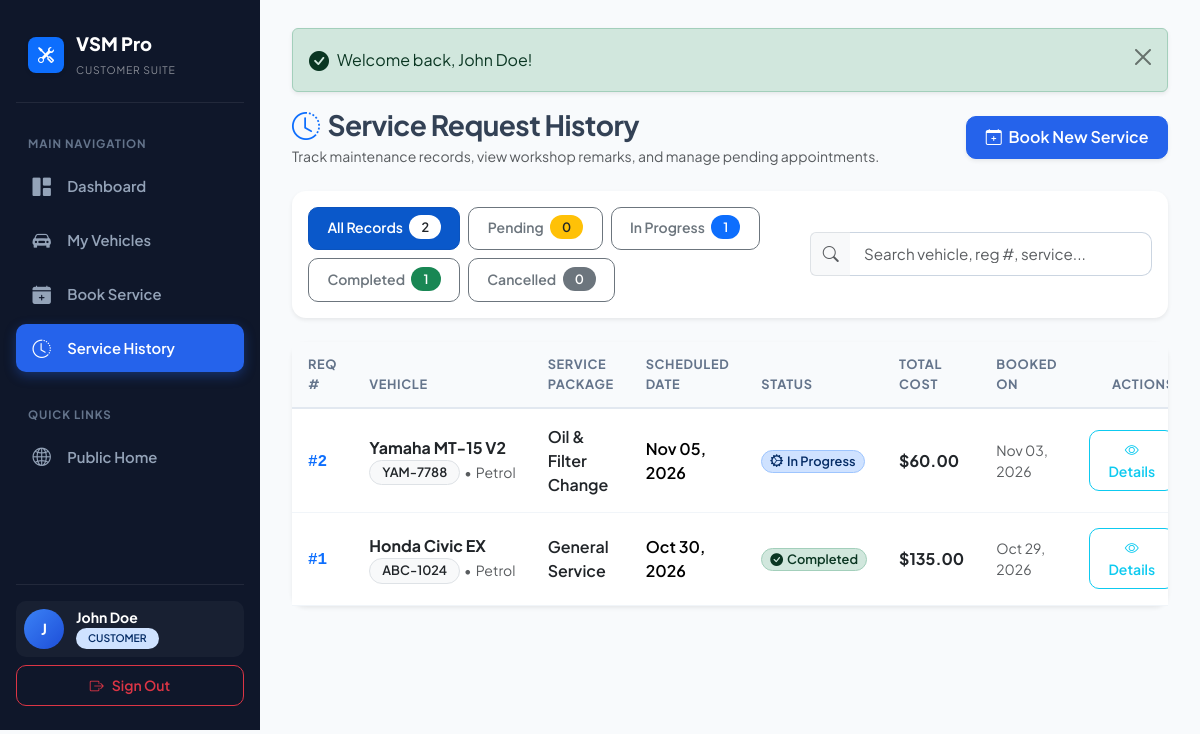
Screenshot of /customer/history.php (signed in) with the database file from the repository.
### tables this page shows
CREATE TABLE `service_requests` (
  `id` INT AUTO_INCREMENT PRIMARY KEY,
  `user_id` INT NOT NULL,
  `vehicle_id` INT NOT NULL,
  `service_id` INT NOT NULL,
  `preferred_date` DATE NOT NULL,
  `description` TEXT NULL,
  `status` ENUM('Pending', 'In Progress', 'Completed', 'Cancelled') NOT NULL DEFAULT 'Pending',
  `admin_remark` TEXT NULL,
  `cost` DECIMAL(10, 2) NULL DEFAULT NULL,
  `created_at` TIMESTAMP DEFAULT CURRENT_TIMESTAMP,
  `updated_at` TIMESTAMP DEFAULT CURRENT_TIMESTAMP ON UPDATE CURRENT_TIMESTAMP,
  INDEX `idx_requests_user` (`user_id`),
  INDEX `idx_requests_vehicle` (`vehicle_id`),
  INDEX `idx_requests_service` (`service_id`),
  INDEX `idx_requests_status` (`status`),
  CONSTRAINT `fk_requests_user` FOREIGN KEY (`user_id`) REFERENCES `users` (`id`) ON DELETE CASCADE,
  CONSTRAINT `fk_requests_vehicle` FOREIGN KEY (`vehicle_id`) REFERENCES `vehicles` (`id`) ON DELETE CASCADE,
  CONSTRAINT `fk_requests_service` FOREIGN KEY (`service_id`) REFERENCES `services` (`id`) ON DELETE CASCADE
);

CREATE TABLE `vehicles` (
  `id` INT AUTO_INCREMENT PRIMARY KEY,
  `user_id` INT NOT NULL,
  `vehicle_type` VARCHAR(50) NOT NULL,
  `brand` VARCHAR(60) NOT NULL,
  `model` VARCHAR(60) NOT NULL,
  `reg_number` VARCHAR(30) NOT NULL UNIQUE,
  `year` INT NOT NULL,
  `fuel_type` VARCHAR(30) NOT NULL,
  `created_at` TIMESTAMP DEFAULT CURRENT_TIMESTAMP,
  INDEX `idx_vehicles_user_id` (`user_id`),
  INDEX `idx_vehicles_reg` (`reg_number`),
  CONSTRAINT `fk_vehicles_user` FOREIGN KEY (`user_id`) REFERENCES `users` (`id`) ON DELETE CASCADE
);

CREATE TABLE `services` (
  `id` INT AUTO_INCREMENT PRIMARY KEY,
  `service_name` VARCHAR(100) NOT NULL,
  `description` TEXT NOT NULL,
  `base_price` DECIMAL(10, 2) NOT NULL DEFAULT 0.00,
  `created_at` TIMESTAMP DEFAULT CURRENT_TIMESTAMP
);

### customer/history.php (the view, shortened to what this page needs)
<?php
require_once __DIR__ . '/../config/db.php';
$userId = $_SESSION['user_id'];
$pdo = getDB();
$stmt = $pdo->prepare("
    SELECT sr.*,
           v.brand, v.model, v.reg_number, v.vehicle_type, v.fuel_type, v.year,
           s.service_name, s.base_price, s.description as service_desc
    FROM service_requests sr
    JOIN vehicles v ON sr.vehicle_id = v.id
    JOIN services s ON sr.service_id = s.id
    WHERE sr.user_id = ?
    ORDER BY sr.id DESC
");
$stmt->execute([$userId]);
$requests = $stmt->fetchAll();
$counts = [
    'all' => count($requests),
    'pending' => 0,
    'in progress' => 0,
    'completed' => 0,
    'cancelled' => 0
];
foreach ($requests as $r) {
    $s = strtolower($r['status']);
    if (isset($counts[$s])) {
        $counts[$s]++;
    }
}
require_once __DIR__ . '/../includes/header.php';
?>
<div class="d-flex flex-wrap justify-content-between align-items-center mb-4 gap-3">
  <div>
    <h2 class="h3 fw-bold mb-1"><i class="bi bi-clock-history text-primary me-2"></i>Service Request History</h2>
    <p class="text-muted small mb-0">Track maintenance records, view workshop remarks, and manage pending appointments.</p>
  </div>
  <a href="<?= url('customer/request_service.php') ?>" class="btn btn-primary shadow-sm">
    <i class="bi bi-calendar-plus me-1"></i> Book New Service
  </a>
</div>
<div class="card border-0 shadow-sm mb-4">
  <div class="card-body p-3">
    <div class="row g-3 align-items-center">
      <div class="col-lg-7">
        <div class="d-flex flex-wrap gap-2">
          <button type="button" class="btn btn-sm btn-primary active" data-status-btn="all" data-target-table="historyTable">
            All Records <span class="badge bg-white text-dark ms-1"><?= $counts['all'] ?></span>
          </button>
          <button type="button" class="btn btn-sm btn-outline-secondary" data-status-btn="Pending" data-target-table="historyTable">
            Pending <span class="badge bg-warning text-dark ms-1"><?= $counts['pending'] ?></span>
          </button>
          <button type="button" class="btn btn-sm btn-outline-secondary" data-status-btn="In Progress" data-target-table="historyTable">
            In Progress <span class="badge bg-primary text-white ms-1"><?= $counts['in progress'] ?></span>
          </button>
          <button type="button" class="btn btn-sm btn-outline-secondary" data-status-btn="Completed" data-target-table="historyTable">
            Completed <span class="badge bg-success text-white ms-1"><?= $counts['completed'] ?></span>
          </button>
          <button type="button" class="btn btn-sm btn-outline-secondary" data-status-btn="Cancelled" data-target-table="historyTable">
            Cancelled <span class="badge bg-secondary text-white ms-1"><?= $counts['cancelled'] ?></span>
          </button>
        </div>
      </div>
      <div class="col-lg-5">
        <div class="input-group">
          <span class="input-group-text bg-light border-end-0"><i class="bi bi-search text-muted"></i></span>
          <input type="text" class="form-control border-start-0" data-table-search="historyTable" placeholder="Search vehicle, reg #, service...">
        </div>
      </div>
    </div>
  </div>
</div>
<div class="card shadow-sm border-0">
  <div class="table-responsive">
    <table class="table table-custom align-middle mb-0" id="historyTable">
      <thead>
        <tr>
          <th>Req #</th>
          <th>Vehicle</th>
          <th>Service Package</th>
          <th>Scheduled Date</th>
          <th>Status</th>
          <th>Total Cost</th>
          <th>Booked On</th>
          <th class="text-end">Actions</th>
        </tr>
      </thead>
      <tbody>
        <?php if (empty($requests)): ?>
          <tr class="no-filter">
            <td colspan="8" class="text-center py-5 text-muted">
              <i class="bi bi-clipboard-x fs-1 text-secondary opacity-50 d-block mb-3"></i>
              <h5 class="fw-bold text-dark">No Service Records Found</h5>
              <p class="small text-muted mb-3">You haven't booked any service requests yet.</p>
              <a href="<?= url('customer/request_service.php') ?>" class="btn btn-primary btn-sm">
                <i class="bi bi-calendar-plus me-1"></i> Book Service Now
              </a>
            </td>
          </tr>
        <?php else: ?>
          <?php foreach ($requests as $r): ?>
            <tr data-status="<?= escape($r['status']) ?>">
              <td>
                <span class="fw-bold font-monospace text-primary">#<?= $r['id'] ?></span>
              </td>
              <td>
                <div class="fw-bold text-dark"><?= escape($r['brand'] . ' ' . $r['model']) ?></div>
                <div class="small text-muted d-flex align-items-center gap-1">
                  <span class="badge bg-light text-dark border"><?= escape($r['reg_number']) ?></span>
                  <span>&bull;</span>
                  <span><?= escape($r['fuel_type']) ?></span>
                </div>
              </td>
              <td>
                <div class="fw-semibold text-dark"><?= escape($r['service_name']) ?></div>
              </td>
              <td>
                <div class="fw-semibold"><?= formatDate($r['preferred_date']) ?></div>
              </td>
              <td>
                <?= statusBadge($r['status']) ?>
              </td>
              <td class="fw-bold text-dark">
                <?php if ($r['cost'] !== null): ?>
                  <?= formatCurrency($r['cost']) ?>
                <?php else: ?>
                  <span class="text-muted small">Est. <?= formatCurrency($r['base_price']) ?></span>
                <?php endif; ?>
              </td>
              <td class="text-muted small">
                <?= formatDate($r['created_at']) ?>
              </td>
              <td class="text-end">
                <div class="d-inline-flex gap-1">
                  <button type="button" class="btn btn-sm btn-outline-info view-req-btn"
                          data-bs-toggle="modal"
                          data-bs-target="#viewDetailsModal"
                          data-id="<?= $r['id'] ?>"
                          data-vehicle="<?= escape($r['brand'] . ' ' . $r['model'] . ' (' . $r['reg_number'] . ')') ?>"
                          data-type="<?= escape($r['vehicle_type']) ?> - <?= escape($r['fuel_type']) ?> (<?= escape($r['year']) ?>)"
                          data-service="<?= escape($r['service_name']) ?>"
                          data-date="<?= formatDate($r['preferred_date']) ?>"
                          data-desc="<?= escape($r['description'] ?: 'No additional notes provided.') ?>"
                          data-status="<?= escape($r['status']) ?>"
                          data-remark="<?= escape($r['admin_remark'] ?: 'No remarks posted yet.') ?>"
                          data-cost="<?= $r['cost'] !== null ? formatCurrency($r['cost']) : 'Pending inspection (Est. ' . formatCurrency($r['base_price']) . ')' ?>"
                          data-created="<?= formatDate($r['created_at']) ?>"
                          data-updated="<?= formatDate($r['updated_at']) ?>"
                          title="View Full Details">
                    <i class="bi bi-eye"></i> Details
                  </button>
                </div>
              </td>
            </tr>
          <?php endforeach; ?>
        <?php endif; ?>
      </tbody>
    </table>
  </div>
</div>
<?php require_once __DIR__ . '/../includes/footer.php'; ?>

### config/db.php (shortened to what this page needs)
<?php
function url($path = '') {
    $path = ltrim($path, '/');
    return (BASE_URL === '' ? '' : BASE_URL) . '/' . $path;
}
function escape($data) {
    return htmlspecialchars((string)$data, ENT_QUOTES, 'UTF-8');
}
function getFlash() {
    if (isset($_SESSION['flash'])) {
        $flash = $_SESSION['flash'];
        return $flash;
    }
    return null;
}
function displayFlash() {
    $flash = getFlash();
    if ($flash) {
        $type = escape($flash['type']);
        $icon = 'bi-info-circle-fill';
        if ($type === 'success') $icon = 'bi-check-circle-fill';
        echo '<div class="alert alert-' . $type . ' alert-dismissible fade show shadow-sm d-flex align-items-center" role="alert">';
        echo '  <i class="bi ' . $icon . ' me-2 fs-5"></i>';
        echo '  <div class="flex-grow-1">' . escape($flash['message']) . '</div>';
        echo '  <button type="button" class="btn-close" data-bs-dismiss="alert" aria-label="Close"></button>';
        echo '</div>';
    }
}
function statusBadge($status) {
    $status = trim($status);
    switch ($status) {
        case 'In Progress':
            return '<span class="badge bg-primary-subtle text-primary-emphasis border border-primary-subtle px-2 py-1"><i class="bi bi-gear-wide-connected me-1"></i>In Progress</span>';
        case 'Completed':
            return '<span class="badge bg-success-subtle text-success-emphasis border border-success-subtle px-2 py-1"><i class="bi bi-check-circle-fill me-1"></i>Completed</span>';
    }
}
function formatCurrency($amount) {
    return '$' . number_format((float)$amount, 2);
}
function formatDate($date) {
    return date('M d, Y', strtotime($date));
}

### assets/css/style.css (style rules this page uses)
:root { --vsm-primary: #2563eb; --vsm-primary-dark: #1d4ed8; --vsm-primary-light: #60a5fa; --vsm-primary-subtle: #eff6ff; --vsm-secondary: #475569; --vsm-dark: #0f172a; --vsm-dark-card: #1e293b; --vsm-sidebar-bg: #0f172a; --vsm-sidebar-text: #94a3b8; --vsm-sidebar-hover: #1e293b; --vsm-sidebar-active: #2563eb; --vsm-bg: #f8fafc; --vsm-card-border: #e2e8f0; --vsm-card-shadow: 0 4px 6px -1px rgba(0, 0, 0, 0.05), 0 2px 4px -2px rgba(0, 0, 0, 0.05); --vsm-card-shadow-hover: 0 10px 15px -3px rgba(0, 0, 0, 0.08), 0 4px 6px -4px rgba(0, 0, 0, 0.05); }
body { font-family: 'Plus Jakarta Sans', -apple-system, BlinkMacSystemFont, "Segoe UI", Roboto, sans-serif; background-color: var(--vsm-bg); color: #334155; min-height: 100vh; display: flex; flex-direction: column; }
h1, h2, h3, h4, h5, h6 { font-weight: 700; color: #0f172a; letter-spacing: -0.02em; }
.btn { font-weight: 600; border-radius: 10px; padding: 0.55rem 1.15rem; transition: all 0.2s ease-in-out; }
.btn-primary { background-color: var(--vsm-primary); border-color: var(--vsm-primary); }
.card { border: 1px solid var(--vsm-card-border); border-radius: 14px; box-shadow: var(--vsm-card-shadow); transition: box-shadow 0.2s ease, transform 0.2s ease; background-color: #ffffff; }
.form-control, .form-select { border-radius: 10px; border: 1px solid #cbd5e1; padding: 0.6rem 0.9rem; font-size: 0.95rem; transition: all 0.2s ease; }
.table-custom { vertical-align: middle; }
.table-custom thead th { background-color: #f8fafc; font-weight: 700; font-size: 0.8rem; text-transform: uppercase; letter-spacing: 0.05em; color: #64748b; border-bottom: 2px solid var(--vsm-card-border); padding: 0.85rem 1rem; }
.table-custom tbody td { padding: 0.95rem 1rem; border-bottom: 1px solid #f1f5f9; }
.badge { font-weight: 600; border-radius: 30px; padding: 0.35rem 0.75rem; font-size: 0.8rem; }

### rows the page displays
service_requests: user "2", id "1", vehicle.model "Honda Civic EX", vehicle.reg_number "ABC-1024", vehicle.fuel_type "Petrol", service.service_name "General Service", preferred_date "Oct 30, 2026", status "Completed" (drawn), cost "$135.00", created_at "Oct 29, 2026"
service_requests: id "2", vehicle.model "Yamaha MT-15 V2", vehicle.reg_number "YAM-7788", vehicle.fuel_type "Petrol", service.service_name "Oil & Filter Change", preferred_date "Nov 05, 2026", status "In Progress" (drawn), cost "$60.00", created_at "Nov 03, 2026"

### other values shown
substr($user ?? 'U', 0, 1) "J"
$user "John Doe"
$role "CUSTOMER"
$flash['message'] "Welcome back, John Doe!"
$counts['pending'] "0"
$counts['in progress'] "1"
$counts['completed'] "1"
$counts['cancelled'] "0"
